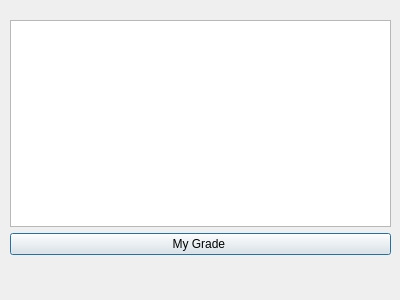
<?xml version="1.0" encoding="UTF-8"?>
<ui version="4.0">
 <class>Course1</class>
 <widget class="QDialog" name="Course1">
  <property name="geometry">
   <rect>
    <x>0</x>
    <y>0</y>
    <width>400</width>
    <height>300</height>
   </rect>
  </property>
  <property name="windowTitle">
   <string>Dialog</string>
  </property>
  <widget class="QWidget" name="">
   <property name="geometry">
    <rect>
     <x>10</x>
     <y>20</y>
     <width>381</width>
     <height>235</height>
    </rect>
   </property>
   <layout class="QVBoxLayout" name="verticalLayout">
    <item>
     <widget class="QTextBrowser" name="textBrowser_course1"/>
    </item>
    <item>
     <widget class="QPushButton" name="pushButton_mygrade1">
      <property name="text">
       <string>My Grade </string>
      </property>
     </widget>
    </item>
   </layout>
  </widget>
 </widget>
 <resources/>
 <connections/>
</ui>
